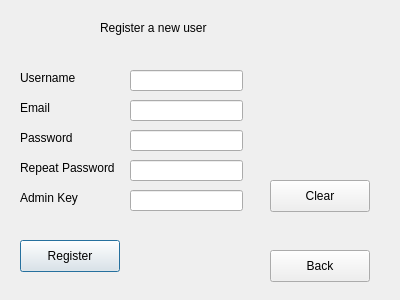
<?xml version="1.0" encoding="UTF-8"?>
<ui version="4.0">
 <class>registerwindow</class>
 <widget class="QDialog" name="registerwindow">
  <property name="geometry">
   <rect>
    <x>0</x>
    <y>0</y>
    <width>400</width>
    <height>300</height>
   </rect>
  </property>
  <property name="windowTitle">
   <string>Dialog</string>
  </property>
  <widget class="QLabel" name="label_username">
   <property name="geometry">
    <rect>
     <x>20</x>
     <y>70</y>
     <width>91</width>
     <height>16</height>
    </rect>
   </property>
   <property name="text">
    <string>Username</string>
   </property>
  </widget>
  <widget class="QLabel" name="label_email">
   <property name="geometry">
    <rect>
     <x>20</x>
     <y>100</y>
     <width>91</width>
     <height>16</height>
    </rect>
   </property>
   <property name="text">
    <string>Email</string>
   </property>
  </widget>
  <widget class="QLabel" name="label_password">
   <property name="geometry">
    <rect>
     <x>20</x>
     <y>130</y>
     <width>91</width>
     <height>16</height>
    </rect>
   </property>
   <property name="text">
    <string>Password</string>
   </property>
  </widget>
  <widget class="QLabel" name="label_repeatpassword">
   <property name="geometry">
    <rect>
     <x>20</x>
     <y>160</y>
     <width>111</width>
     <height>16</height>
    </rect>
   </property>
   <property name="text">
    <string>Repeat Password</string>
   </property>
  </widget>
  <widget class="QLabel" name="label_Adminkey">
   <property name="geometry">
    <rect>
     <x>20</x>
     <y>190</y>
     <width>81</width>
     <height>16</height>
    </rect>
   </property>
   <property name="text">
    <string>Admin Key</string>
   </property>
  </widget>
  <widget class="QLineEdit" name="lineEdit_username">
   <property name="geometry">
    <rect>
     <x>130</x>
     <y>70</y>
     <width>113</width>
     <height>21</height>
    </rect>
   </property>
  </widget>
  <widget class="QLineEdit" name="lineEdit_Email">
   <property name="geometry">
    <rect>
     <x>130</x>
     <y>100</y>
     <width>113</width>
     <height>21</height>
    </rect>
   </property>
  </widget>
  <widget class="QLineEdit" name="lineEdit_Password">
   <property name="geometry">
    <rect>
     <x>130</x>
     <y>130</y>
     <width>113</width>
     <height>21</height>
    </rect>
   </property>
   <property name="echoMode">
    <enum>QLineEdit::EchoMode::Password</enum>
   </property>
  </widget>
  <widget class="QLineEdit" name="lineEdit_RepeatPassword">
   <property name="geometry">
    <rect>
     <x>130</x>
     <y>160</y>
     <width>113</width>
     <height>21</height>
    </rect>
   </property>
   <property name="echoMode">
    <enum>QLineEdit::EchoMode::Password</enum>
   </property>
  </widget>
  <widget class="QLineEdit" name="lineEdit_AdminKey">
   <property name="geometry">
    <rect>
     <x>130</x>
     <y>190</y>
     <width>113</width>
     <height>21</height>
    </rect>
   </property>
   <property name="echoMode">
    <enum>QLineEdit::EchoMode::Password</enum>
   </property>
  </widget>
  <widget class="QPushButton" name="pushButton_Register">
   <property name="geometry">
    <rect>
     <x>20</x>
     <y>240</y>
     <width>100</width>
     <height>32</height>
    </rect>
   </property>
   <property name="text">
    <string>Register</string>
   </property>
  </widget>
  <widget class="QPushButton" name="pushButton_Clear">
   <property name="geometry">
    <rect>
     <x>270</x>
     <y>180</y>
     <width>100</width>
     <height>32</height>
    </rect>
   </property>
   <property name="text">
    <string>Clear</string>
   </property>
  </widget>
  <widget class="QPushButton" name="pushButton_Back">
   <property name="geometry">
    <rect>
     <x>270</x>
     <y>250</y>
     <width>100</width>
     <height>32</height>
    </rect>
   </property>
   <property name="text">
    <string>Back</string>
   </property>
  </widget>
  <widget class="QLabel" name="label_Title">
   <property name="geometry">
    <rect>
     <x>100</x>
     <y>20</y>
     <width>171</width>
     <height>16</height>
    </rect>
   </property>
   <property name="text">
    <string>Register a new user</string>
   </property>
  </widget>
 </widget>
 <resources/>
 <connections/>
</ui>
